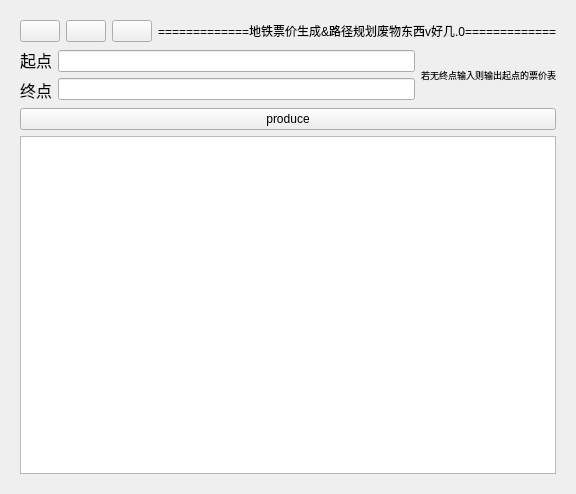
<?xml version="1.0" encoding="UTF-8"?>
<ui version="4.0">
 <class>Form</class>
 <widget class="QWidget" name="Form">
  <property name="windowModality">
   <enum>Qt::WindowModal</enum>
  </property>
  <property name="enabled">
   <bool>true</bool>
  </property>
  <property name="geometry">
   <rect>
    <x>0</x>
    <y>0</y>
    <width>530</width>
    <height>494</height>
   </rect>
  </property>
  <property name="sizePolicy">
   <sizepolicy hsizetype="Preferred" vsizetype="Preferred">
    <horstretch>0</horstretch>
    <verstretch>0</verstretch>
   </sizepolicy>
  </property>
  <property name="windowTitle">
   <string>Form</string>
  </property>
  <property name="autoFillBackground">
   <bool>false</bool>
  </property>
  <layout class="QGridLayout" name="gridLayout">
   <item row="0" column="0">
    <widget class="QWidget" name="user_widget" native="true">
     <layout class="QGridLayout" name="gridLayout_2">
      <item row="0" column="0">
       <layout class="QHBoxLayout" name="horizontalLayout_2">
        <item>
         <widget class="QPushButton" name="left_close">
          <property name="text">
           <string/>
          </property>
         </widget>
        </item>
        <item>
         <widget class="QPushButton" name="left_visit">
          <property name="text">
           <string/>
          </property>
         </widget>
        </item>
        <item>
         <widget class="QPushButton" name="left_mini">
          <property name="text">
           <string/>
          </property>
         </widget>
        </item>
        <item>
         <widget class="QLabel" name="label">
          <property name="text">
           <string>=============地铁票价生成&amp;路径规划废物东西v好几.0=============</string>
          </property>
         </widget>
        </item>
       </layout>
      </item>
      <item row="1" column="0">
       <layout class="QVBoxLayout" name="verticalLayout_4">
        <item>
         <layout class="QVBoxLayout" name="verticalLayout_3">
          <property name="sizeConstraint">
           <enum>QLayout::SetDefaultConstraint</enum>
          </property>
          <item>
           <layout class="QHBoxLayout" name="horizontalLayout_3">
            <item>
             <layout class="QVBoxLayout" name="verticalLayout_2">
              <item>
               <widget class="QLabel" name="label_2">
                <property name="font">
                 <font>
                  <family>Arial</family>
                  <pointsize>12</pointsize>
                 </font>
                </property>
                <property name="text">
                 <string>起点</string>
                </property>
                <property name="alignment">
                 <set>Qt::AlignCenter</set>
                </property>
               </widget>
              </item>
              <item>
               <widget class="QLabel" name="label_3">
                <property name="font">
                 <font>
                  <family>Arial</family>
                  <pointsize>12</pointsize>
                 </font>
                </property>
                <property name="text">
                 <string>终点</string>
                </property>
                <property name="alignment">
                 <set>Qt::AlignCenter</set>
                </property>
               </widget>
              </item>
             </layout>
            </item>
            <item>
             <layout class="QVBoxLayout" name="verticalLayout">
              <item>
               <layout class="QVBoxLayout" name="verticalLayout_5">
                <item>
                 <widget class="QLineEdit" name="orientation"/>
                </item>
                <item>
                 <widget class="QLineEdit" name="destination"/>
                </item>
               </layout>
              </item>
             </layout>
            </item>
            <item>
             <widget class="QLabel" name="label_4">
              <property name="font">
               <font>
                <family>Arial</family>
                <pointsize>7</pointsize>
               </font>
              </property>
              <property name="text">
               <string>若无终点输入则输出起点的票价表</string>
              </property>
              <property name="alignment">
               <set>Qt::AlignCenter</set>
              </property>
             </widget>
            </item>
           </layout>
          </item>
          <item>
           <layout class="QHBoxLayout" name="horizontalLayout">
            <item>
             <widget class="QPushButton" name="produce">
              <property name="text">
               <string>produce</string>
              </property>
             </widget>
            </item>
           </layout>
          </item>
         </layout>
        </item>
        <item>
         <widget class="QTextBrowser" name="output">
          <property name="lineWrapMode">
           <enum>QTextEdit::NoWrap</enum>
          </property>
          <property name="html">
           <string>&lt;!DOCTYPE HTML PUBLIC &quot;-//W3C//DTD HTML 4.0//EN&quot; &quot;http://www.w3.org/TR/REC-html40/strict.dtd&quot;&gt;
&lt;html&gt;&lt;head&gt;&lt;meta name=&quot;qrichtext&quot; content=&quot;1&quot; /&gt;&lt;style type=&quot;text/css&quot;&gt;
p, li { white-space: pre-wrap; }
&lt;/style&gt;&lt;/head&gt;&lt;body style=&quot; font-family:'SimSun'; font-size:9pt; font-weight:400; font-style:normal;&quot;&gt;
&lt;p align=&quot;center&quot; style=&quot;-qt-paragraph-type:empty; margin-top:0px; margin-bottom:0px; margin-left:0px; margin-right:0px; -qt-block-indent:0; text-indent:0px;&quot;&gt;&lt;br /&gt;&lt;/p&gt;&lt;/body&gt;&lt;/html&gt;</string>
          </property>
         </widget>
        </item>
       </layout>
      </item>
     </layout>
    </widget>
   </item>
  </layout>
 </widget>
 <resources/>
 <connections/>
</ui>
